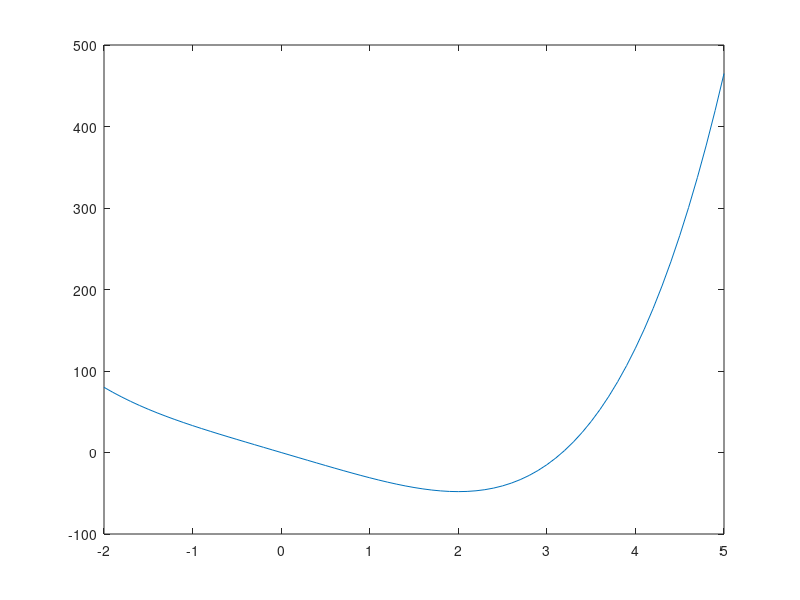

The MATLAB source for this figure: (Note: this script raises an error after producing the figure.)
% MECH 559 - M. Kokkolaras
% McGill University
% Example 4.18 in Papalambros and Wilde

clear
clc
close all
clf

x = -2:.1:5;
f = x.^4 - 32*x;

figure(1), clf
plot(x,f), hold on

% Choose method (gradient = 1, Newton = 2)
method = 2;

% Ask for intitial guess
%xold = input('Type initial guess as a column vector');
xold = -3; 
plot(xold,ex3obj(xold),'ro')
disp(['objective function value = ',num2str(ex3obj(xold))])

alpha = .01;
my_epsilon = .1;
kmax = 1000;

my_continue = 0;
k = 0;
while my_continue == 0
    k = k + 1
    if method == 1
       % Gradient method
       alpha = ex3grad(xold)*ex3grad(xold)'/ ...
               (ex3grad(xold)*ex3hessian(xold)*ex3grad(xold)')
       xnew = xold - alpha*ex3grad(xold)'
    else
       % Newton's method 
       alpha = .01;
       xnew = xold - alpha*inv(ex3hessian(xold))*ex3grad(xold)'
    end
    disp(['norm of gradient = ', num2str(norm(ex3grad(xnew)))])
    disp(['objective function value = ',num2str(ex3obj(xnew))])
    plot(xnew,ex3obj(xnew),'ro')
    pause
    if norm(ex3grad(xnew)) <= my_epsilon
        my_continue = 1;
    end
    xold = xnew;
    if k > kmax
       my_continue = 1;
       disp('maximum number of iteration reached')
   end
end